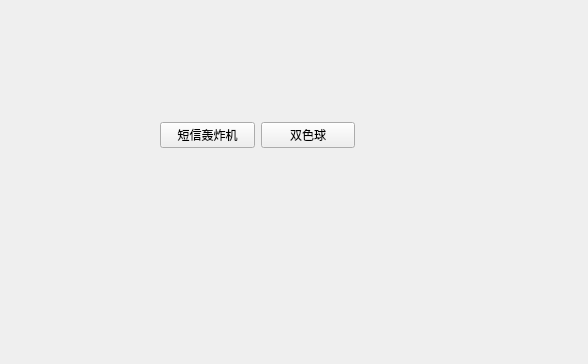
<?xml version="1.0" encoding="UTF-8"?>
<ui version="4.0">
 <class>selectTools</class>
 <widget class="QWidget" name="selectTools">
  <property name="geometry">
   <rect>
    <x>0</x>
    <y>0</y>
    <width>588</width>
    <height>364</height>
   </rect>
  </property>
  <property name="windowTitle">
   <string>工具选择</string>
  </property>
  <widget class="QWidget" name="">
   <property name="geometry">
    <rect>
     <x>160</x>
     <y>120</y>
     <width>195</width>
     <height>30</height>
    </rect>
   </property>
   <layout class="QHBoxLayout" name="horizontalLayout">
    <item>
     <widget class="QPushButton" name="textMessage">
      <property name="text">
       <string>短信轰炸机</string>
      </property>
     </widget>
    </item>
    <item>
     <widget class="QPushButton" name="twoColorBall">
      <property name="text">
       <string>双色球</string>
      </property>
     </widget>
    </item>
   </layout>
  </widget>
 </widget>
 <resources/>
 <connections/>
</ui>
